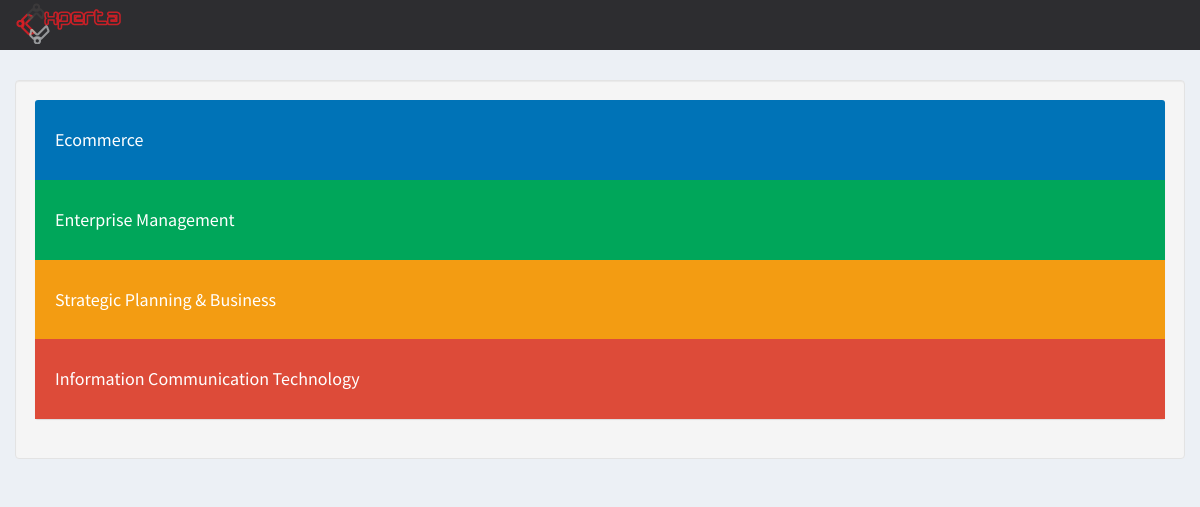
Page /index.php/cop/bp_topic on the earlier database version.
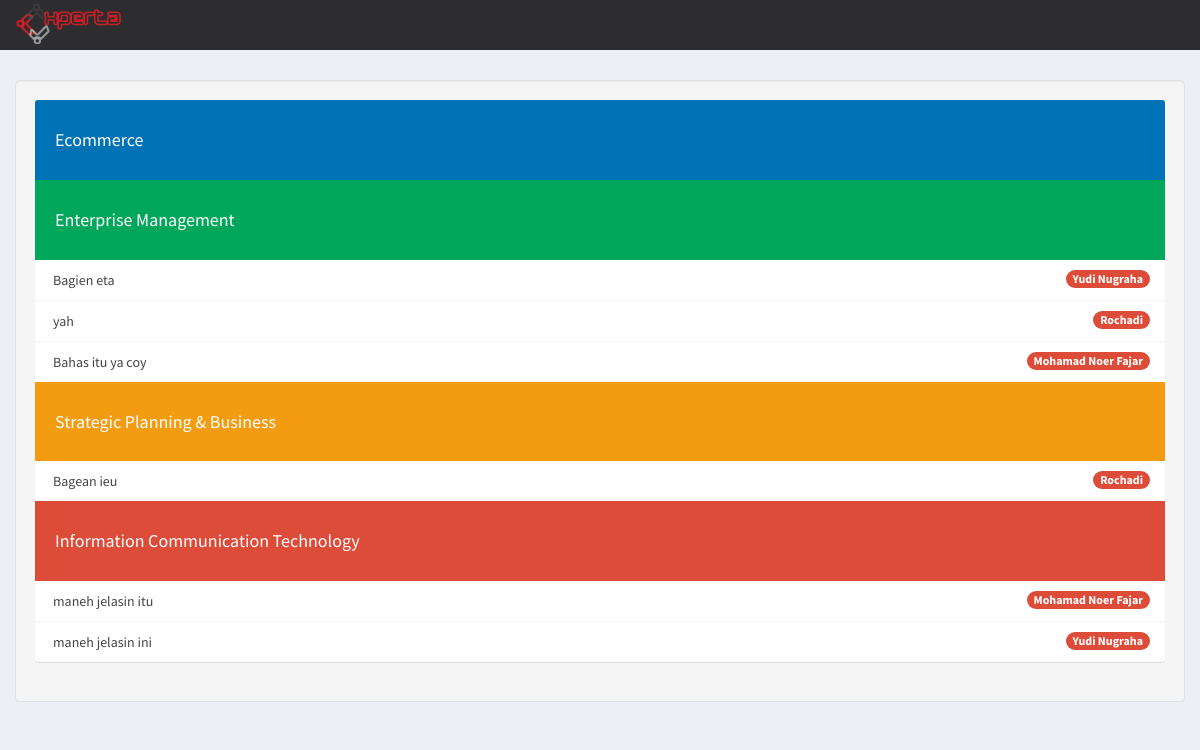
Same page on the later database version.
### tables this page shows
CREATE TABLE `step` (
  `id_step` int(11) NOT NULL,
  `id_user` int(11) NOT NULL,
  `id_scope` int(11) NOT NULL,
  `step` int(11) NOT NULL,
  `keterangan` varchar(500) NOT NULL,
  `id_cop` int(11) NOT NULL
);

CREATE TABLE `profile` (
  `id_profile` int(11) NOT NULL,
  `NIK` varchar(50) NOT NULL,
  `id_user` int(11) NOT NULL,
  `fullname` varchar(255) NOT NULL,
  `birthdate` date DEFAULT NULL,
  `gender` enum('M','F') DEFAULT NULL,
  `id_expert` int(11) DEFAULT NULL,
  `point` int(11) NOT NULL DEFAULT '0',
  `pic` varchar(500) DEFAULT 'default.jpeg',
  `updated_at` timestamp NOT NULL DEFAULT CURRENT_TIMESTAMP ON UPDATE CURRENT_TIMESTAMP,
  `login` int(11) NOT NULL DEFAULT '0'
);

### application/controllers/Cop.php (called while the page is built, shortened)
<?php
class Cop extends CI_Controller
{
	function __construct(){
		$this->load->model('Cop_model');
	}
	public function bp_topic(){
		$data['title'] = "Discussion Topic";
		$data['ec'] = $this->Cop_model->bp_topic(1);
		$data['em'] = $this->Cop_model->bp_topic(2);
		$data['spb'] = $this->Cop_model->bp_topic(3);
		$data['ict'] = $this->Cop_model->bp_topic(4);
		$this->load->view('bp_topic', $data);
	}
}

### index.php (called while the page is built, shortened)
<?php
require_once BASEPATH.'core/CodeIgniter.php';

### application/models/Cop_model.php (called while the page is built, shortened)
<?php
	class Cop_model extends CI_Model
	{
		function bp_topic($id_scope=1){
			return $this->db->query("SELECT keterangan, fullname, user.id_user, id_cop
				FROM step, user, profile
				WHERE step.id_scope = '$id_scope'
					AND step.id_user = user.id_user
					AND user.id_user = profile.id_user")->result();
		}
	}

### application/views/bp_topic.php (the view, shortened to what this page needs)
<?php include 'header.php'; ?>
<div class="container">
	<div class="row isi well">
		<div class="box box-widget widget-user-2">
        	<div class="widget-user-header bg-blue">
                <h4>Ecommerce</h4>
            </div>
            <div class="widget-user-header2 bg-green">
                <h4>Enterprise Management</h4>
            </div>
            <div class="no-padding">
                <ul class="nav nav-stacked">
                    <?php foreach ($em as $ece): ?>
                    	<li>
                    		<a href="<?php echo site_url('cop/bp_view/'.$ece->id_cop) ?>">
                    			<?php echo $ece->keterangan ?> <span class="pull-right badge bg-red"><?php echo $ece->fullname ?></span>
                    		</a>
                    	</li>
                	<?php endforeach ?>
                </ul>
            </div>
            <div class="widget-user-header2 bg-yellow">
                <h4>Strategic Planning & Business</h4>
            </div>
            <div class="no-padding">
                <ul class="nav nav-stacked">
                    <?php foreach ($spb as $ece): ?>
                    	<li>
                    		<a href="<?php echo site_url('cop/bp_view/'.$ece->id_cop) ?>">
                    			<?php echo $ece->keterangan ?> <span class="pull-right badge bg-red"><?php echo $ece->fullname ?></span>
                    		</a>
                    	</li>
                	<?php endforeach ?>
                </ul>
            </div>
            <div class="widget-user-header2 bg-red">
                <h4>Information Communication Technology</h4>
            </div>
            <div class="no-padding">
                <ul class="nav nav-stacked">
                    <?php foreach ($ict as $ece): ?>
                    	<li>
                    		<a href="<?php echo site_url('cop/bp_view/'.$ece->id_cop) ?>">
                    			<?php echo $ece->keterangan ?> <span class="pull-right badge bg-red"><?php echo $ece->fullname ?></span>
                    		</a>
                    	</li>
                	<?php endforeach ?>
                </ul>
            </div>
        </div>
	</div>
</div>

### application/views/header.php (shortened to what this page needs)
<!DOCTYPE html>
<html lang="en">
	<head>
		<link rel="stylesheet" type="text/css" href="<?php echo base_url('assets/css/select2.min.css') ?>">
		<link href="<?= base_url('assets/css/bootstrap.min.css') ?>" rel="stylesheet">
		<link href="<?= base_url('assets/css/font-awesome.min.css') ?>" rel="stylesheet"/>
		<link href="<?= base_url('assets/css/main.css') ?>" rel="stylesheet" type="text/css">
		<link rel="stylesheet" type="text/css" href="<?= base_url('assets/css/AdminLTE.min.css') ?>">
		<link rel="stylesheet" type="text/css" href="<?= base_url('assets/css/skins/skin-black-light.min.css') ?>">
	</head>
	<body id="myPage" data-spy="scroll" data-target=".navbar" data-offset="50" class="full">
		<nav class="navbar navbar-default navbar-fixed-top">
		<div class="container-fluid">
			<div class="navbar-header">
				<a class="navbar-brand" href="<?php echo site_url('home') ?>">
					<img src="<?php echo base_url('assets/img/Experta-Logo.png') ?>">
				</a>
			</div>
			<div class="collapse navbar-collapse" id="myNavbar">
			</div>
		</div>
	</nav>

### assets/css/main.css (style rules this page uses)
body { padding-top: 40px; padding-bottom: 40px; background-color: #ecf0f5; }
.full { -webkit-background-size: cover; -moz-background-size: cover; background-size: cover; -o-background-size: cover; }
.navbar { margin-bottom: 0; background-color: #2D2D30; border: 0; letter-spacing: 4px; }
.navbar-brand { margin-top:-13px; }
.navbar-brand img { width: 100%; opacity: 1; }
.isi { margin-top: 40px; }
.widget-user-header2 { padding:20px; }

Differences in the rows shown:
added step: keterangan "Bagien eta", profile.fullname "Yudi Nugraha", shown under "Enterprise Management"
added step: keterangan "yah", profile.fullname "Rochadi", shown under "Enterprise Management"
added step: keterangan "Bahas itu ya coy", profile.fullname "Mohamad Noer Fajar", shown under "Enterprise Management"
added step: keterangan "Bagean ieu", profile.fullname "Rochadi", shown under "Strategic Planning & Business"
added step: keterangan "maneh jelasin itu", profile.fullname "Mohamad Noer Fajar", shown under "Information Communication Technology"
added step: keterangan "maneh jelasin ini", profile.fullname "Yudi Nugraha", shown under "Information Communication Technology"
